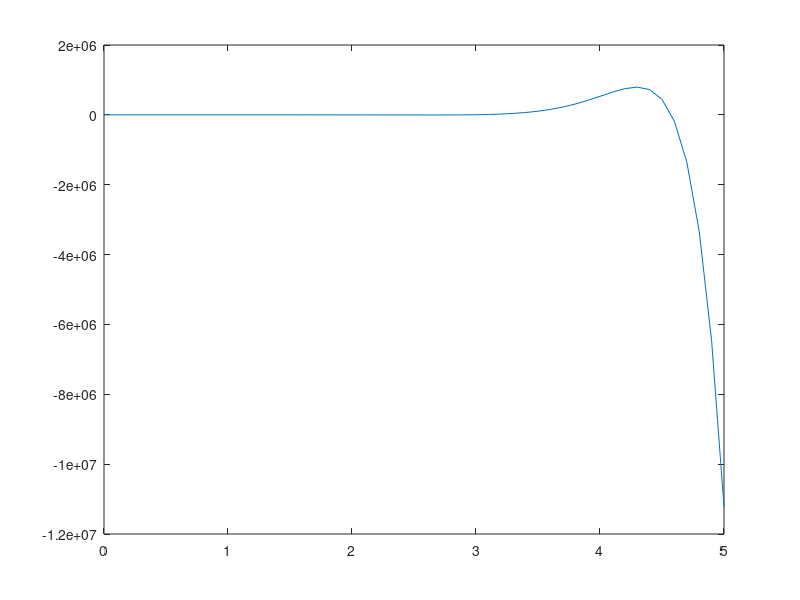
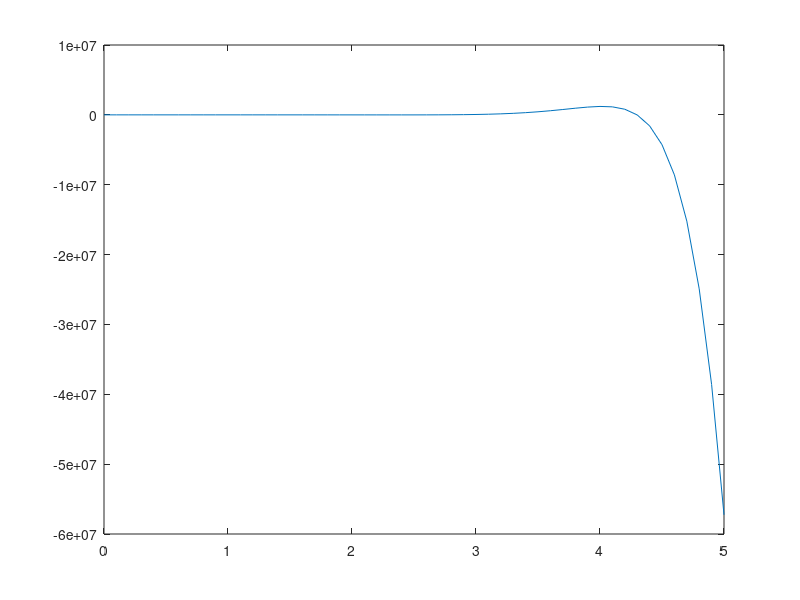
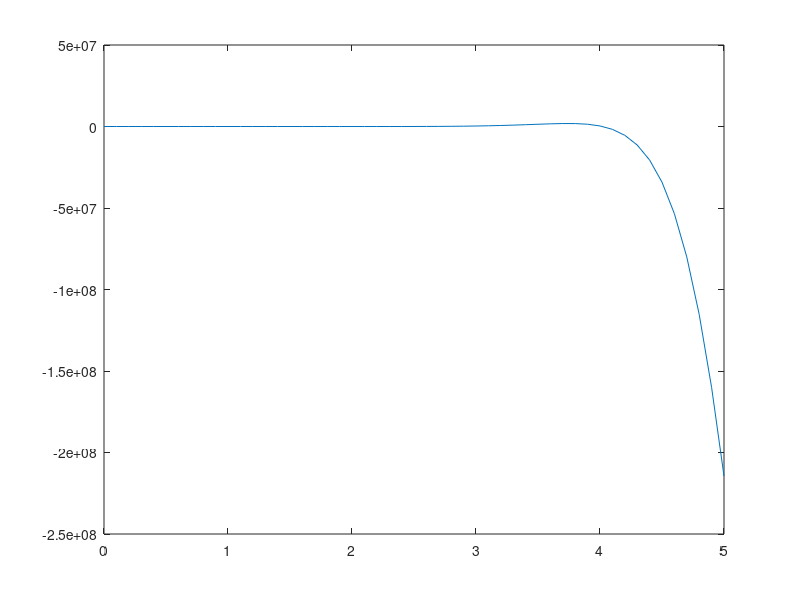

Write the MATLAB code that produced these figures, in order.
clear all

N = 5 ;
T = 5 ;

dt = 0.1 ;
t = 0 : dt : T ;
t_N = length(t) ; 

SLE = zeros(6,6,N) ;
C = rand(6,1,N) ;
homg = zeros(6,1) ;

N_eqn = size(C,1) ;
normVal = Inf ;
tol = 1E-8 ;
Gauss_iter = 0 ;
max_iter = 50 ;

for n = 1:N
    
    v(n) = (n + 1) * pi ;
    
    CS_plus(n) = sqrt(3) * cos(v(n) / 2) + sin(v(n) / 2) ;
    CS_min(n) = sqrt(3) * cos(v(n) / 2) - sin(v(n) / 2) ;
    
    SC_plus(n) = sqrt(3) * sin(v(n) / 2) + cos(v(n) / 2) ;
    SC_min(n) = sqrt(3) * sin(v(n) / 2) - cos(v(n) / 2) ;
    
    e_plus(n) = exp(sqrt(3) * v(n) / 2) ;
    e_min(n) = exp(-sqrt(3) * v(n) / 2) ;
    
    SLE(:,:,n) = [1 0 1 0 1 0 ;
        
                  0 2 sqrt(3) 1 -sqrt(3) 1 ;
                  
                  -2 0 1 sqrt(3) 1 -sqrt(3) ;
                  
                  cos(v(n)) sin(v(n)) e_plus(n)*cos(v(n)/2) ...
                    e_plus(n)*sin(v(n)/2) e_min(n)*cos(v(n)/2) e_min(n)*sin(v(n)/2) ;
                    
                  -2*sin(v(n)) 2*cos(v(n)) e_plus(n)*CS_min(n) ...
                    e_plus(n)*SC_plus(n) -e_min(n)*CS_plus(n) -e_min(n)*SC_min(n) ;
                  
                  -2*cos(v(n)) -2*sin(v(n)) -e_plus(n)*SC_min(n) ...
                    e_plus(n)*CS_plus(n) e_min(n)*SC_plus(n) -e_min(n)*CS_min(n) ] ;
    
    C = rand(6,1,n) ;
    
    while normVal > tol
        
        C_old = C ;
        
        for i = 1:N_eqn
            
            Sigma = 0 ;
            
            for j=1:i-1
                
                Sigma = Sigma + SLE(i,j,n) * C(j) ;
                
            end
            
            C(i,n) = ( 1 / SLE(i,i,n) ) * ( homg(i) - Sigma ) ;
            
        end
        
        Gauss_iter = Gauss_iter + 1 ;
        normVal = norm(C_old(:,:,n) - C(:,:,n)) ;
        
    end
    
    lambda(n) = v(n) / T ;
    
    for i = 1:t_N
         
        Psi(n,i) = C(1,n) * cos(lambda(n) * t(i)) + C(2,n) * sin(lambda(n) * t(i)) ...
            + exp(sqrt(3) * lambda(n) * t(i) / 2) * ( C(3,n) * cos(lambda(n) * t(i) / 2) ...
            + C(4,n) * sin(lambda(n) * t(i) / 2) ) + exp(-sqrt(3) * lambda(n) * t(i) / 2) ...
            * ( C(5,n) * cos(lambda(n) * t(i) / 2) + C(6,n) * sin(lambda(n) * t(i) / 2) ) ;
         
        Psi_dot(n,i) = lambda(n) / 2 * ( -2 * C(1,n) * sin(lambda(n) * t(i)) ...
            + 2 * C(2,n) * cos(lambda(n) * t(i)) + exp(sqrt(3) * lambda(n) * t(i) / 2) ...
            * ( C(3,n) * ( sqrt(3) * cos(lambda(n) * t(i) / 2) - sin(lambda(n) * t(i) / 2) ) ...
            + C(4,n) * ( cos(lambda(n) * t(i) / 2) + sqrt(3) * sin(lambda(n) * t(i) / 2) ) ) ...
            - exp(-sqrt(3) * lambda(n) * t(i) / 2) * ( C(5,n) * ( sqrt(3) ...
            * cos(lambda(n) * t(i) / 2) + sin(lambda(n) * t(i) / 2) ) + C(6,n) ...
            * ( -cos(lambda(n) * t(i) / 2) + sqrt(3) * sin(lambda(n) * t(i) / 2) ) ) ) ;
         
        Psi_dot_dot(n,i) = lambda(n)^2 / 2 * ( -2 * C(1,n) * cos(lambda(n) * t(i)) ...
            - 2 * C(2,n) * sin(lambda(n) * t(i)) + exp(sqrt(3) * lambda(n) * t(i) / 2) ...
            * ( C(3,n) * ( cos(lambda(n) * t(i) / 2) - sqrt(3) * sin(lambda(n) * t(i) / 2) ) ...
            + C(4,n) * ( sqrt(3) * cos(lambda(n) * t(i) / 2) + sin(lambda(n) * t(i) / 2) ) ) ...
            + exp(-sqrt(3) * lambda(n) * t(i) / 2) * ( C(5,n) * ( cos(lambda(n) * t(i) / 2) ...
            + sqrt(3) * sin(lambda(n) * t(i) / 2) ) + C(6,n) * ( -sqrt(3) ...
            * cos(lambda(n) * t(i) / 2) + sin(lambda(n) * t(i) / 2) ) ) ) ;
        
     end
     
end

figure(1)
plot(t,Psi(N,:))
figure(2)
plot(t,Psi_dot(N,:))
figure(3)
plot(t,Psi_dot_dot(N,:))